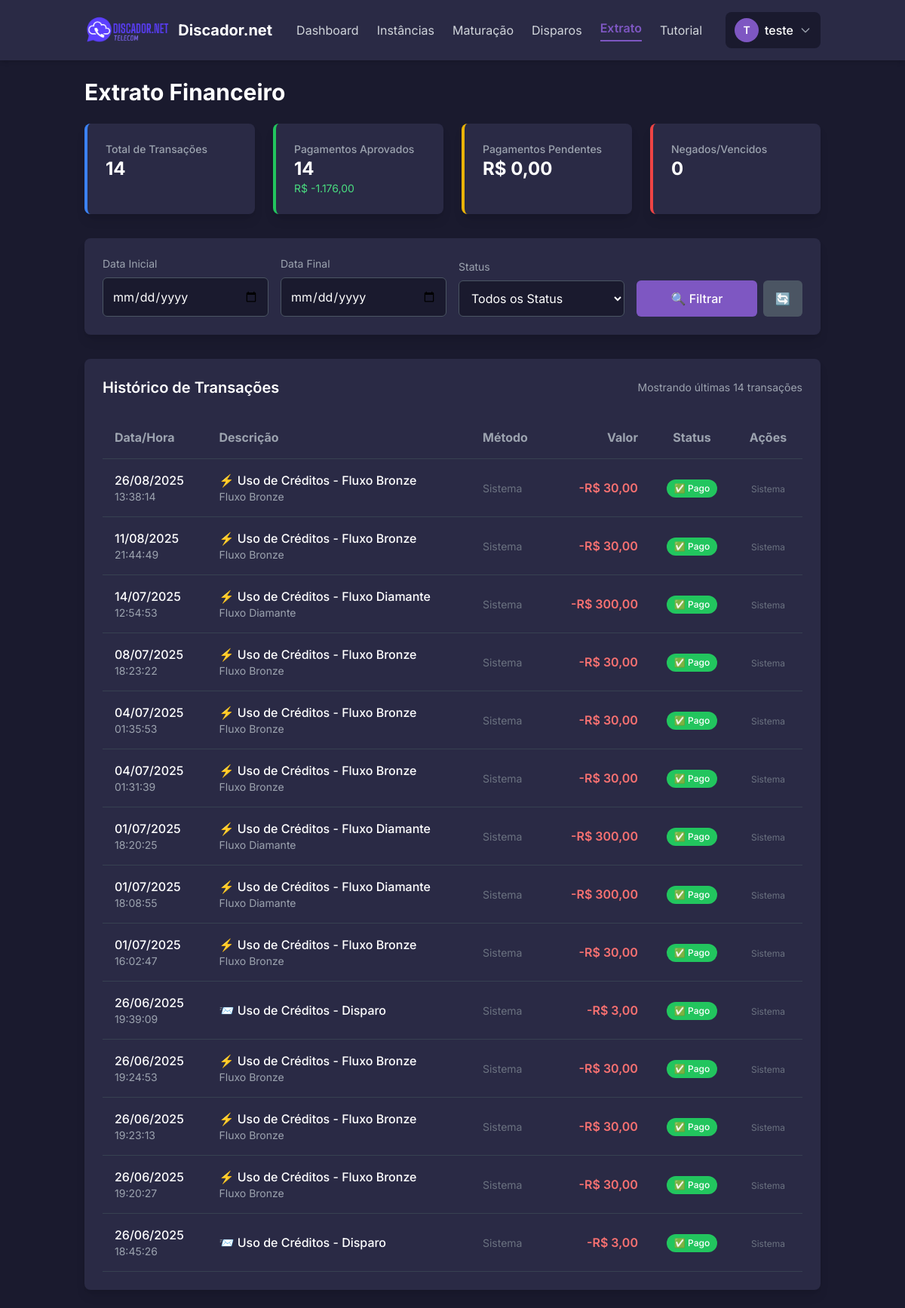
Page /views/client/extrato.php (signed in) on the committed database.
### tables this page shows
CREATE TABLE `transacoes` (
  `id` int NOT NULL AUTO_INCREMENT,
  `cliente_id` int NOT NULL,
  `plano_id` int DEFAULT NULL,
  `tipo_transacao` varchar(50) NOT NULL,
  `valor` decimal(10,2) NOT NULL,
  `status_pagamento` enum('Pendente','Pago','Cancelado','Vencido','Processando','Estornado') DEFAULT 'Pendente',
  `data_transacao` timestamp NOT NULL DEFAULT CURRENT_TIMESTAMP,
  `asaas_payment_id` varchar(255) DEFAULT NULL,
  `external_reference` varchar(255) DEFAULT NULL,
  `metodo_pagamento` varchar(50) DEFAULT NULL,
  `data_vencimento` date DEFAULT NULL,
  `data_pagamento` timestamp NULL DEFAULT NULL,
  `creditos_quantidade` int DEFAULT NULL,
  PRIMARY KEY (`id`),
  KEY `cliente_id` (`cliente_id`),
  KEY `plano_id` (`plano_id`),
  KEY `idx_asaas_payment_id` (`asaas_payment_id`),
  KEY `idx_external_reference` (`external_reference`),
  KEY `idx_status_pagamento` (`status_pagamento`),
  CONSTRAINT `transacoes_ibfk_1` FOREIGN KEY (`cliente_id`) REFERENCES `clientes` (`id`) ON DELETE CASCADE,
  CONSTRAINT `transacoes_ibfk_2` FOREIGN KEY (`plano_id`) REFERENCES `planos` (`id`) ON DELETE SET NULL
);

CREATE TABLE `planos` (
  `id` int NOT NULL AUTO_INCREMENT,
  `nome` varchar(255) NOT NULL,
  `descricao` text,
  `tipo` enum('disparo','maturacao') NOT NULL,
  `preco` decimal(10,2) NOT NULL,
  `creditos_disparo` int DEFAULT NULL COMMENT 'Créditos específicos para planos de disparo',
  `creditos` int DEFAULT '0',
  `duracao_dias` int DEFAULT NULL COMMENT 'Usado para planos de maturação',
  `ativo` tinyint(1) NOT NULL DEFAULT '1',
  PRIMARY KEY (`id`)
);

### views/client/extrato.php (the view, shortened to what this page needs)
<?php
require_once '../partials/header.php';
require_once __DIR__ . '/../../config/database.php';
$cliente_id = $_SESSION['user_id'];
$data_inicial = $_GET['data_inicial'] ?? '';
$data_final = $_GET['data_final'] ?? '';
$limit = 20;
$sql = "SELECT t.*, p.nome as nome_plano
        FROM transacoes t
        LEFT JOIN planos p ON t.plano_id = p.id
        WHERE t.cliente_id = ?";
$params = [$cliente_id];
$sql .= " ORDER BY t.data_transacao DESC LIMIT $limit";
try {
    $stmt = $pdo->prepare($sql);
    $stmt->execute($params);
    $transacoes = $stmt->fetchAll();
    $stmt_stats = $pdo->prepare("
        SELECT
            COUNT(*) as total_transacoes,
            SUM(CASE WHEN status_pagamento = 'Pago' THEN valor ELSE 0 END) as total_pago,
            SUM(CASE WHEN status_pagamento = 'Pendente' THEN valor ELSE 0 END) as total_pendente,
            COUNT(CASE WHEN status_pagamento = 'Pago' THEN 1 END) as transacoes_aprovadas,
            COUNT(CASE WHEN status_pagamento IN ('Cancelado', 'Vencido') THEN 1 END) as transacoes_negadas
        FROM transacoes
        WHERE cliente_id = ?
    ");
    $stmt_stats->execute([$cliente_id]);
    $stats = $stmt_stats->fetch();
} catch (PDOException $e) {
    die("Erro ao buscar transações: " . $e->getMessage());
}
?>
<div class="max-w-7xl mx-auto">
    <h1 class="text-3xl font-bold text-white mb-6">Extrato Financeiro</h1>
    <div class="grid grid-cols-1 md:grid-cols-4 gap-6 mb-8">
        <div class="bg-card-fundo p-6 rounded-lg shadow-lg border-l-4 border-blue-500">
            <h3 class="text-gray-400 text-sm font-medium">Total de Transações</h3>
            <p class="text-2xl font-bold text-white"><?= $stats['total_transacoes'] ?></p>
        </div>
        <div class="bg-card-fundo p-6 rounded-lg shadow-lg border-l-4 border-green-500">
            <h3 class="text-gray-400 text-sm font-medium">Pagamentos Aprovados</h3>
            <p class="text-2xl font-bold text-white"><?= $stats['transacoes_aprovadas'] ?></p>
            <p class="text-sm text-green-400">R$ <?= number_format($stats['total_pago'], 2, ',', '.') ?></p>
        </div>
        <div class="bg-card-fundo p-6 rounded-lg shadow-lg border-l-4 border-yellow-500">
            <h3 class="text-gray-400 text-sm font-medium">Pagamentos Pendentes</h3>
            <p class="text-2xl font-bold text-white">R$ <?= number_format($stats['total_pendente'], 2, ',', '.') ?></p>
        </div>
        <div class="bg-card-fundo p-6 rounded-lg shadow-lg border-l-4 border-red-500">
            <h3 class="text-gray-400 text-sm font-medium">Negados/Vencidos</h3>
            <p class="text-2xl font-bold text-white"><?= $stats['transacoes_negadas'] ?></p>
        </div>
    </div>
    <div class="bg-card-fundo p-6 rounded-lg shadow-lg mb-8">
        <form method="GET" action="extrato.php" class="grid grid-cols-1 md:grid-cols-4 gap-4 items-end">
            <div>
                <label for="data_inicial" class="block text-sm text-gray-400 mb-2">Data Inicial</label>
                <input type="date" name="data_inicial" id="data_inicial" value="<?= htmlspecialchars($data_inicial) ?>"
                       class="w-full bg-fundo-principal text-white rounded-md p-3 border border-gray-600 focus:outline-none focus:ring-2 focus:ring-roxo-principal">
            </div>
            <div>
                <label for="data_final" class="block text-sm text-gray-400 mb-2">Data Final</label>
                <input type="date" name="data_final" id="data_final" value="<?= htmlspecialchars($data_final) ?>"
                       class="w-full bg-fundo-principal text-white rounded-md p-3 border border-gray-600 focus:outline-none focus:ring-2 focus:ring-roxo-principal">
            </div>
            <div>
                <label for="status" class="block text-sm text-gray-400 mb-2">Status</label>
                <select name="status" id="status" class="w-full bg-fundo-principal text-white rounded-md p-3 border border-gray-600 focus:outline-none focus:ring-2 focus:ring-roxo-principal">
                    <option value="">Todos os Status</option>
                </select>
            </div>
            <div class="flex space-x-2">
                <button type="submit" class="flex-1 bg-roxo-principal text-white px-6 py-3 rounded-md hover:bg-purple-600 transition font-medium">
                    🔍 Filtrar
                </button>
                <a href="extrato.php" class="bg-gray-600 text-white px-4 py-3 rounded-md hover:bg-gray-700 transition">
                    🔄
                </a>
            </div>
        </form>
    </div>
    <div class="bg-card-fundo rounded-lg shadow-lg p-6">
        <div class="flex justify-between items-center mb-6">
            <h2 class="text-xl font-semibold text-white">Histórico de Transações</h2>
            <div class="text-sm text-gray-400">
                Mostrando últimas <?= count($transacoes) ?> transações
            </div>
        </div>
        <div class="overflow-x-auto">
            <table class="w-full text-left">
                <thead>
                    <tr class="text-gray-400 border-b border-gray-700">
                        <th class="p-4">Data/Hora</th>
                        <th class="p-4">Descrição</th>
                        <th class="p-4">Método</th>
                        <th class="p-4 text-right">Valor</th>
                        <th class="p-4 text-center">Status</th>
                        <th class="p-4 text-center">Ações</th>
                    </tr>
                </thead>
                <tbody>
                    <?php if (empty($transacoes)): ?>
                        <tr>
                            <td colspan="6" class="text-center p-8 text-gray-400">
                                <div class="flex flex-col items-center">
                                    <svg class="w-16 h-16 mb-4 text-gray-600" fill="none" stroke="currentColor" viewBox="0 0 24 24">
                                        <path stroke-linecap="round" stroke-linejoin="round" stroke-width="2" d="M9 5H7a2 2 0 00-2 2v10a2 2 0 002 2h8a2 2 0 002-2V7a2 2 0 00-2-2h-2M9 5a2 2 0 002 2h2a2 2 0 002-2M9 5a2 2 0 012-2h2a2 2 0 012 2"></path>
                                    </svg>
                                    <p class="text-lg font-medium mb-2">Nenhuma transação encontrada</p>
                                    <p class="text-sm text-gray-500">Experimente alterar os filtros ou fazer sua primeira compra</p>
                                    <a href="comprar_planos.php" class="mt-4 bg-roxo-principal text-white px-4 py-2 rounded-md hover:bg-purple-600 transition">
                                        Comprar Créditos
                                    </a>
                                </div>
                            </td>
                        </tr>
                    <?php else: ?>
                        <?php foreach ($transacoes as $transacao): ?>
                            <tr class="border-b border-gray-700 hover:bg-fundo-principal transition">
                                <td class="p-4">
                                    <div class="text-white font-medium"><?= (new DateTime($transacao['data_transacao']))->format('d/m/Y') ?></div>
                                    <div class="text-gray-400 text-sm"><?= (new DateTime($transacao['data_transacao']))->format('H:i:s') ?></div>
                                </td>
                                <td class="p-4">
                                    <div class="text-white font-medium">
                                        <?php
                                            $descricao = "Transação";
                                            if ($transacao['tipo_transacao'] === 'recarga_disparo') {
                                                $descricao = "📤 Compra de Créditos de Disparo";
                                            } elseif ($transacao['tipo_transacao'] === 'recarga_maturacao') {
                                                $descricao = "🔥 Compra de Créditos de Maturação";
                                            } elseif ($transacao['tipo_transacao'] === 'compra_maturacao') {
                                                $descricao = "⚡ Uso de Créditos - " . htmlspecialchars($transacao['nome_plano'] ?? 'Maturação');
                                            } elseif ($transacao['tipo_transacao'] === 'compra_disparo') {
                                                $descricao = "📨 Uso de Créditos - Disparo";
                                            }
                                            echo $descricao;
                                        ?>
                                    </div>
                                    <?php if ($transacao['nome_plano']): ?>
                                        <div class="text-gray-400 text-sm"><?= htmlspecialchars($transacao['nome_plano']) ?></div>
                                    <?php endif; ?>
                                </td>
                                <td class="p-4">
                                    <?php if ($transacao['metodo_pagamento']): ?>
                                        <span class="inline-flex items-center px-2.5 py-0.5 rounded-full text-xs font-medium <?= $transacao['metodo_pagamento'] === 'PIX' ? 'bg-green-100 text-green-800' : 'bg-blue-100 text-blue-800' ?>">
                                            <?= $transacao['metodo_pagamento'] === 'PIX' ? '⚡ PIX' : '🧾 Boleto' ?>
                                        </span>
                                    <?php else: ?>
                                        <span class="text-gray-500 text-sm">Sistema</span>
                                    <?php endif; ?>
                                </td>
                                <td class="p-4 text-right">
                                    <div class="font-semibold <?= $transacao['valor'] > 0 ? 'text-green-400' : 'text-red-400' ?>">
                                        <?= ($transacao['valor'] > 0 ? '+R$ ' : '-R$ ') . number_format(abs($transacao['valor']), 2, ',', '.') ?>
                                    </div>
                                </td>
                                <td class="p-4 text-center">
                                    <?php
                                        $status_info = [
                                            'Pago' => ['class' => 'bg-green-500', 'icon' => '✅', 'text' => 'Pago'],
                                            'Pendente' => ['class' => 'bg-yellow-500', 'icon' => '⏳', 'text' => 'Pendente'],
                                            'Cancelado' => ['class' => 'bg-red-500', 'icon' => '❌', 'text' => 'Cancelado'],
                                            'Vencido' => ['class' => 'bg-red-600', 'icon' => '⏰', 'text' => 'Vencido'],
                                            'Processando' => ['class' => 'bg-blue-500', 'icon' => '🔄', 'text' => 'Processando']
                                        ];
                                        $status = $status_info[$transacao['status_pagamento']] ?? ['class' => 'bg-gray-500', 'icon' => '❓', 'text' => $transacao['status_pagamento']];
                                    ?>
                                    <span class="inline-flex items-center px-2.5 py-1 rounded-full text-xs font-medium text-white <?= $status['class'] ?>">
                                        <?= $status['icon'] ?> <?= $status['text'] ?>
                                    </span>
                                </td>
                                <td class="p-4 text-center">
                                    <?php if ($transacao['asaas_payment_id']): ?>
                                        <div class="flex flex-col space-y-1">
                                            <span class="text-xs text-gray-500">ID: <?= substr($transacao['asaas_payment_id'], 0, 8) ?>...</span>
                                            <?php if ($transacao['status_pagamento'] === 'Pendente'): ?>
                                                <a href="pagamento.php?transacao_id=<?= $transacao['id'] ?>&method=<?= strtolower($transacao['metodo_pagamento']) ?>"
                                                   class="text-xs text-roxo-principal hover:underline">
                                                    🔗 Ver Cobrança
                                                </a>
                                            <?php endif; ?>
                                        </div>
                                    <?php else: ?>
                                        <span class="text-xs text-gray-500">Sistema</span>
                                    <?php endif; ?>
                                </td>
                            </tr>
                        <?php endforeach; ?>
                    <?php endif; ?>
                </tbody>
            </table>
        </div>
    </div>
</div>
<?php require_once '../partials/footer.php'; ?>

### rows in the picture
transacoes: data_transacao "26/08/2025", data_transacao "13:38:14", plano.nome "⚡ Uso de Créditos - Fluxo Bronze", plano.nome "Fluxo Bronze", shows "Sistema", shows "-R$", valor "30,00", status_pagamento "✅", status_pagamento "Pago"
transacoes: data_transacao "11/08/2025", data_transacao "21:44:49", plano.nome "⚡ Uso de Créditos - Fluxo Bronze", plano.nome "Fluxo Bronze", shows "Sistema", shows "-R$", valor "30,00", status_pagamento "✅", status_pagamento "Pago"
transacoes: data_transacao "14/07/2025", data_transacao "12:54:53", plano.nome "⚡ Uso de Créditos - Fluxo Diamante", plano.nome "Fluxo Diamante", shows "Sistema", shows "-R$", valor "300,00", status_pagamento "✅", status_pagamento "Pago"
transacoes: data_transacao "08/07/2025", data_transacao "18:23:22", plano.nome "⚡ Uso de Créditos - Fluxo Bronze", plano.nome "Fluxo Bronze", shows "Sistema", shows "-R$", valor "30,00", status_pagamento "✅", status_pagamento "Pago"
transacoes: data_transacao "04/07/2025", data_transacao "01:35:53", plano.nome "⚡ Uso de Créditos - Fluxo Bronze", plano.nome "Fluxo Bronze", shows "Sistema", shows "-R$", valor "30,00", status_pagamento "✅", status_pagamento "Pago"
transacoes: data_transacao "04/07/2025", data_transacao "01:31:39", plano.nome "⚡ Uso de Créditos - Fluxo Bronze", plano.nome "Fluxo Bronze", shows "Sistema", shows "-R$", valor "30,00", status_pagamento "✅", status_pagamento "Pago"
transacoes: data_transacao "01/07/2025", data_transacao "18:20:25", plano.nome "⚡ Uso de Créditos - Fluxo Diamante", plano.nome "Fluxo Diamante", shows "Sistema", shows "-R$", valor "300,00", status_pagamento "✅", status_pagamento "Pago"
transacoes: data_transacao "01/07/2025", data_transacao "18:08:55", plano.nome "⚡ Uso de Créditos - Fluxo Diamante", plano.nome "Fluxo Diamante", shows "Sistema", shows "-R$", valor "300,00", status_pagamento "✅", status_pagamento "Pago"
transacoes: data_transacao "01/07/2025", data_transacao "16:02:47", plano.nome "⚡ Uso de Créditos - Fluxo Bronze", plano.nome "Fluxo Bronze", shows "Sistema", shows "-R$", valor "30,00", status_pagamento "✅", status_pagamento "Pago"
transacoes: data_transacao "26/06/2025", data_transacao "19:39:09", tipo_transacao "📨 Uso de Créditos - Disparo", shows "Sistema", shows "-R$", valor "3,00", status_pagamento "✅", status_pagamento "Pago"
transacoes: data_transacao "26/06/2025", data_transacao "19:24:53", plano.nome "⚡ Uso de Créditos - Fluxo Bronze", plano.nome "Fluxo Bronze", shows "Sistema", shows "-R$", valor "30,00", status_pagamento "✅", status_pagamento "Pago"
transacoes: data_transacao "26/06/2025", data_transacao "19:23:13", plano.nome "⚡ Uso de Créditos - Fluxo Bronze", plano.nome "Fluxo Bronze", shows "Sistema", shows "-R$", valor "30,00", status_pagamento "✅", status_pagamento "Pago"
transacoes: data_transacao "26/06/2025", data_transacao "19:20:27", plano.nome "⚡ Uso de Créditos - Fluxo Bronze", plano.nome "Fluxo Bronze", shows "Sistema", shows "-R$", valor "30,00", status_pagamento "✅", status_pagamento "Pago"
transacoes: data_transacao "26/06/2025", data_transacao "18:45:26", tipo_transacao "📨 Uso de Créditos - Disparo", shows "Sistema", shows "-R$", valor "3,00", status_pagamento "✅", status_pagamento "Pago"

### other values in the picture
substr($userName, 0, 1) "T"
explode(' ', $userName)[0] "teste"
$stats['total_transacoes'] "14"
$stats['transacoes_aprovadas'] "14"
$stats['total_pago'] "-1.176,00"
$stats['total_pendente'] "0,00"
$stats['transacoes_negadas'] "0"
count($transacoes) "14"
